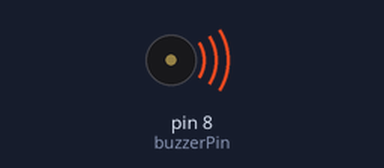
Recording of a sketch running on a simulated Arduino Uno, built with avr-gcc and run on an emulated ATmega328P. On the bench: buzzer (waves = sounding).

Above: at 0.05 s.
Timing chart, 0 to 3.0 s (numbered marks = the images above):
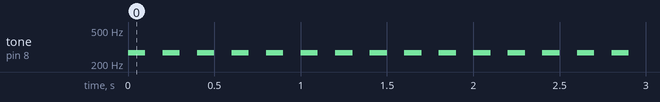

Measured:
- by itself, tone on pin 8 (buzzerPin): alternates 272 Hz for 0.10 s and silent for 0.10 s

The sketch:

BuzzerTest.ino
```cpp
/*
Buzzer Test
*/

const int buzzerPin = 8;         // pin that will drive the buzzer

void setup()
{
  pinMode(buzzerPin, OUTPUT);   // set the buzzer pin to output
}

void loop() {

  // beeps the buzzer
    tone(buzzerPin, 272);         // buzz the buzzer pin
    delay(100);                   // wait 100 milliseconds

    noTone(buzzerPin);            // turn the buzzer off
    delay(100);                   // wait 100 milliseconds

}
```
